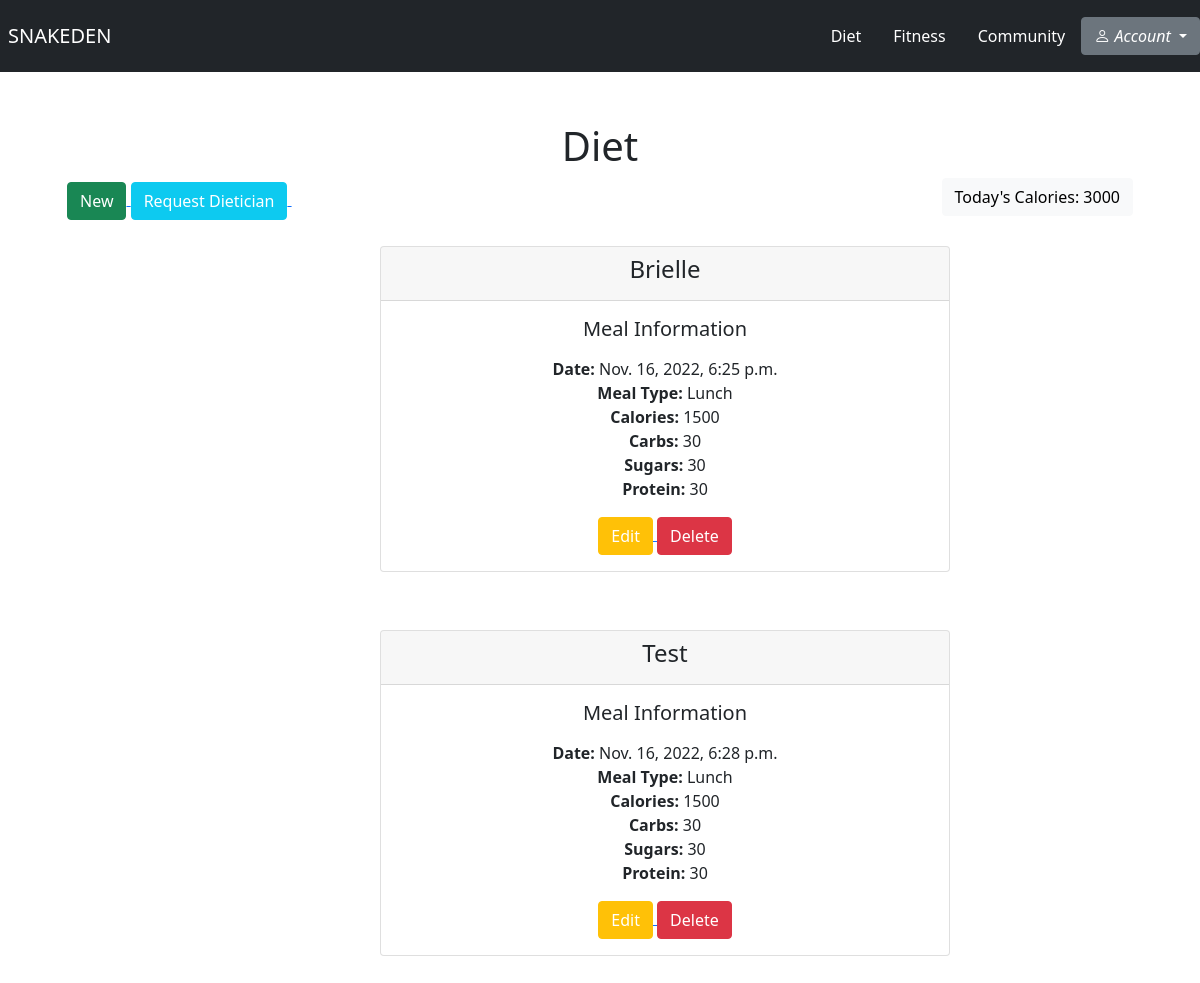
The page /diet/ on the database its author committed.
### diet/models.py (models this page shows)
class Meal(models.Model):
    MEAL_TYPES = [
        ('Breakfast', 'Breakfast'),
        ('Lunch', 'Lunch'),
        ('Dinner', 'Dinner'),
        ('Snack', 'Snack'),
    ]
    meal_name = models.CharField(max_length=100)
    meal_type = models.CharField(max_length=50, choices=MEAL_TYPES)
    calories = models.IntegerField()
    carbs = models.IntegerField()
    sugars = models.IntegerField()
    protein = models.IntegerField()
    user = models.ForeignKey(User, on_delete=models.CASCADE)
    created_at = models.DateTimeField(auto_now_add=True)

### diet/views.py (the view)
# urls.py: path('', views.diet_home, name="diet_home"),
def diet_home(request):
    year = datetime.now().strftime('%y')
    month = datetime.now().strftime('%m')
    day = datetime.now().strftime('%d')
    filter = Meal.objects.filter(created_at__year=year, created_at__month=month, created_at__day=day)
    meal = Meal.objects.all()
    total_sum = 0
    for filter in meal:
        total_sum += filter.calories
    return render(request, 'diet/diet_home.html', {'meal': meal, 'total_sum': total_sum})

### diet/templates/diet/diet_home.html (shortened to what this page needs)
{% extends 'base.html' %}
{% block body %}
    <h1 style="text-align: center; margin-top: 50px">Diet</h1>
    <div class="container p-0">
        <div class="row pb-1">
            <div class="col-md-12 text-center h6" >
                <a href="{% url 'meal_form' %}">
                    <button class="btn btn-success" type="submit" style="margin-left: 0">New</button>
                </a>
                <a href="{% url 'request_dietician' %}">
                    <button class="btn btn-info" type="submit" style="color: white">Request Dietician</button>
                </a>
                <h6 class="btn btn-light" style="margin-left: 650px">Today's Calories: {{ total_sum }}</h6>
            </div>
        </div>
        {% for meal in meal %}
            <div class="card" style="width: 50%; text-align: center; margin-left: 350px; margin-top: 10px">
              <div class="card-header">
                  <h4>{{ meal.meal_name }}</h4>
              </div>
              <div class="card-body">
                  <h5>Meal Information</h5>
                <p class="card-text">
                    <li style="list-style-type: none"><strong>Date:</strong> {{ meal.created_at }}</li>
                    <li style="list-style-type: none"><strong>Meal Type:</strong> {{ meal.meal_type }}</li>
                    <li style="list-style-type: none"><strong>Calories:</strong> {{ meal.calories }}</li>
                    <li style="list-style-type: none"><strong>Carbs:</strong> {{ meal.carbs }}</li>
                    <li style="list-style-type: none"><strong>Sugars:</strong> {{ meal.sugars }}</li>
                    <li style="list-style-type: none"><strong>Protein:</strong> {{ meal.protein }}</li>
                </p>
                  <a href="{% url 'edit_meal' meal.id %}">
                      <button class="btn btn-warning" style="color: white">Edit</button>
                  </a>
                  <a href="{% url 'delete_meal' meal.id %}">
                      <button class="btn btn-danger">Delete</button>
                  </a>
              </div>
            </div>
            <br><br>
        {% endfor %}
</div>
{% endblock %}

### rows shown on the page
Meal: meal_name "Brielle", created_at "Nov. 16, 2022, 6:25 p.m.", meal_type "Lunch", calories "1500", carbs "30", sugars "30", protein "30"
Meal: meal_name "Test", created_at "Nov. 16, 2022, 6:28 p.m.", meal_type "Lunch", calories "1500", carbs "30", sugars "30", protein "30"

### other values the page prints
{{ total_sum }} "3000"
